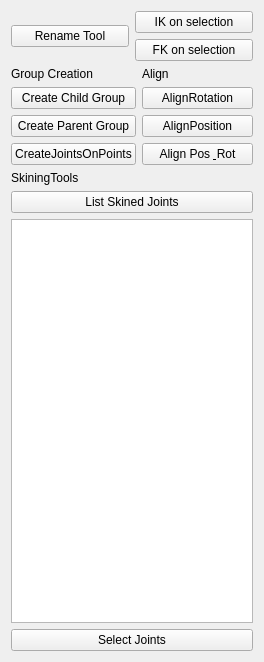
<?xml version="1.0" encoding="UTF-8"?>
<ui version="4.0">
 <class>Form</class>
 <widget class="QWidget" name="Form">
  <property name="geometry">
   <rect>
    <x>0</x>
    <y>0</y>
    <width>264</width>
    <height>662</height>
   </rect>
  </property>
  <property name="windowTitle">
   <string>Form</string>
  </property>
  <layout class="QVBoxLayout" name="verticalLayout_6">
   <item>
    <layout class="QHBoxLayout" name="horizontalLayout">
     <item>
      <layout class="QVBoxLayout" name="verticalLayout_4">
       <item>
        <widget class="QPushButton" name="RenameTool">
         <property name="text">
          <string>Rename Tool</string>
         </property>
        </widget>
       </item>
      </layout>
     </item>
     <item>
      <layout class="QVBoxLayout" name="verticalLayout_5">
       <item>
        <widget class="QPushButton" name="IKOnSelection">
         <property name="toolTip">
          <string>Select some locators in order to create an FK Control</string>
         </property>
         <property name="text">
          <string>IK on selection</string>
         </property>
        </widget>
       </item>
       <item>
        <widget class="QPushButton" name="FKOnSelection">
         <property name="toolTip">
          <string>Select some locators in order to create an FK Control</string>
         </property>
         <property name="text">
          <string>FK on selection</string>
         </property>
        </widget>
       </item>
      </layout>
     </item>
    </layout>
   </item>
   <item>
    <layout class="QHBoxLayout" name="horizontalLayout_2">
     <item>
      <layout class="QVBoxLayout" name="verticalLayout_2">
       <item>
        <widget class="QLabel" name="GroupCreationLabel">
         <property name="text">
          <string>Group Creation</string>
         </property>
        </widget>
       </item>
       <item>
        <widget class="QPushButton" name="CreateChildGroup">
         <property name="text">
          <string>Create Child Group</string>
         </property>
        </widget>
       </item>
       <item>
        <widget class="QPushButton" name="CreateParentGroup">
         <property name="text">
          <string>Create Parent Group</string>
         </property>
        </widget>
       </item>
       <item>
        <widget class="QPushButton" name="JointsOnPoints">
         <property name="text">
          <string>CreateJointsOnPoints</string>
         </property>
        </widget>
       </item>
      </layout>
     </item>
     <item>
      <layout class="QVBoxLayout" name="verticalLayout">
       <item>
        <widget class="QLabel" name="AlignLabel">
         <property name="text">
          <string>Align</string>
         </property>
        </widget>
       </item>
       <item>
        <widget class="QPushButton" name="AlignRotation">
         <property name="text">
          <string>AlignRotation</string>
         </property>
        </widget>
       </item>
       <item>
        <widget class="QPushButton" name="AlignPosition">
         <property name="text">
          <string>AlignPosition</string>
         </property>
        </widget>
       </item>
       <item>
        <widget class="QPushButton" name="AlignAll">
         <property name="text">
          <string>Align Pos &amp; Rot</string>
         </property>
        </widget>
       </item>
      </layout>
     </item>
    </layout>
   </item>
   <item>
    <layout class="QVBoxLayout" name="verticalLayout_3">
     <item>
      <widget class="QLabel" name="SkiningToolslabel">
       <property name="text">
        <string>SkiningTools</string>
       </property>
      </widget>
     </item>
     <item>
      <widget class="QPushButton" name="ListConnectedJoints">
       <property name="text">
        <string>List Skined Joints</string>
       </property>
      </widget>
     </item>
     <item>
      <widget class="QListWidget" name="listWidget"/>
     </item>
     <item>
      <widget class="QPushButton" name="SelectJoints">
       <property name="text">
        <string>Select Joints</string>
       </property>
      </widget>
     </item>
    </layout>
   </item>
  </layout>
 </widget>
 <resources/>
 <connections/>
</ui>
